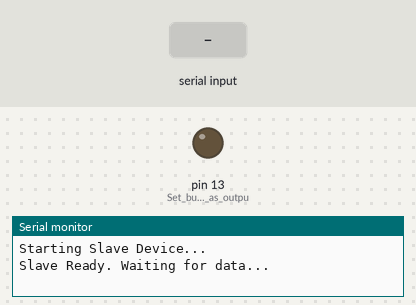
The sketch below on a simulated Arduino Uno, built with avr-gcc and run on an emulated ATmega328P. On the bench: output pins drawn as LEDs (lit = HIGH), the last lines printed to the serial monitor. The test bench sets the inputs (shaded band).

Above: at 1.2 s.
1.3 s: "1,90,45\n" received over the second serial link
At 1.9 s:
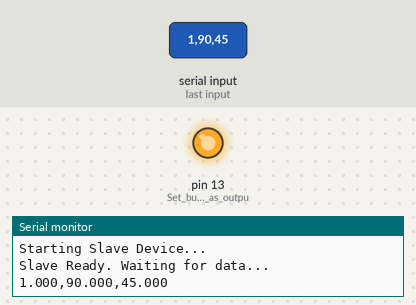
Timing chart, 0 to 10.3 s (numbered marks = the images above; inputs shaded):
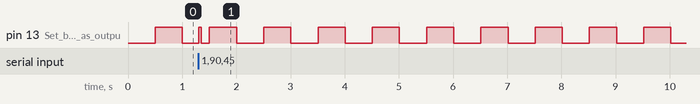

The sketch:

Slave_micrcontroller.ino
```cpp
#include <SoftwareSerial.h>               // Use software serial for Bluetooth communication

#define BT_RX 9   // Arduino RX (to HC-05 TX)
#define BT_TX 10  // Arduino TX (to HC-05 RX)
SoftwareSerial bluetooth(BT_RX, BT_TX);   // Create software serial port on pins 9 & 10

void setup() {
  Serial.begin(115200);                   // Start hardware serial for debugging
  Serial.println("Starting Slave Device...");

  bluetooth.begin(9600);                  // Initialize Bluetooth serial at 9600 baud (default for HC-05)
  pinMode(LED_BUILTIN, OUTPUT);           // Set built-in LED as output
  digitalWrite(LED_BUILTIN, LOW);         // Turn LED off initially

  Serial.println("Slave Ready. Waiting for data...");
}

void loop() {
  static unsigned long lastBlink = 0;     // Track last blink time for status LED

  // Blink LED every 500ms as a heartbeat
  if (millis() - lastBlink > 500) {
    digitalWrite(LED_BUILTIN, !digitalRead(LED_BUILTIN)); // Toggle LED
    lastBlink = millis();
  }

  // Check if Bluetooth has received any data
  if (bluetooth.available()) {
    String data = bluetooth.readStringUntil('\n'); // Read until newline character
    data.trim();                                   // Remove any trailing/leading whitespace

    if (data.length() > 0) {
      processAccelData(data);           // Parse and print the accelerometer values
      digitalWrite(LED_BUILTIN, HIGH);  // Flash LED to show data received
      delay(50);
      digitalWrite(LED_BUILTIN, LOW);
    }
  }
}

void processAccelData(String data) {
  float values[3];                       // Store parsed float values (X, Y, Z)
  int index = 0;
  int lastIndex = 0;

  // Extract first two values separated by commas
  for (int i = 0; i < 2; i++) {
    index = data.indexOf(',', lastIndex);         // Find next comma
    if (index == -1) return;                      // Exit if not found
    values[i] = data.substring(lastIndex, index).toFloat(); // Convert substring to float
    lastIndex = index + 1;                        // Update last index
  }

  // Extract the last value (after second comma)
  values[2] = data.substring(lastIndex).toFloat();

  // Print values in CSV format (3 decimal places)
  Serial.print(values[0], 3); Serial.print(",");// accelerometer x,y,z axis data
  Serial.print(values[1], 3); Serial.print(",");
  Serial.println(values[2], 3);
}
```
